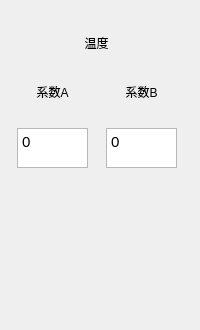
       <widget class="QWidget" name="layoutWidget_5">
        <property name="geometry">
         <rect>
          <x>732</x>
          <y>150</y>
          <width>200</width>
          <height>330</height>
         </rect>
        </property>
        <layout class="QGridLayout" name="gridLayout_11">
         <item row="1" column="0">
          <widget class="QLabel" name="label_58">
           <property name="minimumSize">
            <size>
             <width>71</width>
             <height>23</height>
            </size>
           </property>
           <property name="maximumSize">
            <size>
             <width>51</width>
             <height>23</height>
            </size>
           </property>
           <property name="text">
            <string>系数A</string>
           </property>
           <property name="alignment">
            <set>Qt::AlignCenter</set>
           </property>
           <property name="wordWrap">
            <bool>false</bool>
           </property>
          </widget>
         </item>
         <item row="2" column="1">
          <widget class="QTextBrowser" name="textBrowser_2_x_a_47">
           <property name="minimumSize">
            <size>
             <width>71</width>
             <height>40</height>
            </size>
           </property>
           <property name="maximumSize">
            <size>
             <width>71</width>
             <height>40</height>
            </size>
           </property>
           <property name="font">
            <font>
             <pointsize>11</pointsize>
            </font>
           </property>
           <property name="html">
            <string>&lt;!DOCTYPE HTML PUBLIC &quot;-//W3C//DTD HTML 4.0//EN&quot; &quot;http://www.w3.org/TR/REC-html40/strict.dtd&quot;&gt;
&lt;html&gt;&lt;head&gt;&lt;meta name=&quot;qrichtext&quot; content=&quot;1&quot; /&gt;&lt;style type=&quot;text/css&quot;&gt;
p, li { white-space: pre-wrap; }
&lt;/style&gt;&lt;/head&gt;&lt;body style=&quot; font-family:'SimSun'; font-size:11pt; font-weight:400; font-style:normal;&quot;&gt;
&lt;p style=&quot; margin-top:0px; margin-bottom:0px; margin-left:0px; margin-right:0px; -qt-block-indent:0; text-indent:0px;&quot;&gt;0&lt;/p&gt;&lt;/body&gt;&lt;/html&gt;</string>
           </property>
          </widget>
         </item>
         <item row="1" column="1">
          <widget class="QLabel" name="label_59">
           <property name="minimumSize">
            <size>
             <width>71</width>
             <height>23</height>
            </size>
           </property>
           <property name="maximumSize">
            <size>
             <width>51</width>
             <height>23</height>
            </size>
           </property>
           <property name="text">
            <string>系数B</string>
           </property>
           <property name="alignment">
            <set>Qt::AlignCenter</set>
           </property>
          </widget>
         </item>
         <item row="4" column="1">
          <widget class="QLabel" name="label_4">
           <property name="minimumSize">
            <size>
             <width>77</width>
             <height>40</height>
            </size>
           </property>
           <property name="maximumSize">
            <size>
             <width>77</width>
             <height>40</height>
            </size>
           </property>
           <property name="text">
            <string/>
           </property>
          </widget>
         </item>
         <item row="3" column="1">
          <widget class="QLabel" name="label_5">
           <property name="minimumSize">
            <size>
             <width>77</width>
             <height>40</height>
            </size>
           </property>
           <property name="maximumSize">
            <size>
             <width>77</width>
             <height>40</height>
            </size>
           </property>
           <property name="text">
            <string/>
           </property>
          </widget>
         </item>
         <item row="4" column="0">
          <widget class="QLabel" name="label_3">
           <property name="minimumSize">
            <size>
             <width>77</width>
             <height>40</height>
            </size>
           </property>
           <property name="maximumSize">
            <size>
             <width>77</width>
             <height>40</height>
            </size>
           </property>
           <property name="text">
            <string/>
           </property>
          </widget>
         </item>
         <item row="0" column="0" colspan="2">
          <widget class="QLabel" name="label_57">
           <property name="minimumSize">
            <size>
             <width>159</width>
             <height>23</height>
            </size>
           </property>
           <property name="maximumSize">
            <size>
             <width>148</width>
             <height>25</height>
            </size>
           </property>
           <property name="text">
            <string>温度</string>
           </property>
           <property name="alignment">
            <set>Qt::AlignCenter</set>
           </property>
          </widget>
         </item>
         <item row="3" column="0">
          <widget class="QLabel" name="label_2">
           <property name="minimumSize">
            <size>
             <width>77</width>
             <height>40</height>
            </size>
           </property>
           <property name="maximumSize">
            <size>
             <width>77</width>
             <height>40</height>
            </size>
           </property>
           <property name="text">
            <string/>
           </property>
          </widget>
         </item>
         <item row="2" column="0">
          <widget class="QTextBrowser" name="textBrowser_2_x_a_46">
           <property name="minimumSize">
            <size>
             <width>71</width>
             <height>40</height>
            </size>
           </property>
           <property name="maximumSize">
            <size>
             <width>71</width>
             <height>40</height>
            </size>
           </property>
           <property name="font">
            <font>
             <pointsize>11</pointsize>
            </font>
           </property>
           <property name="html">
            <string>&lt;!DOCTYPE HTML PUBLIC &quot;-//W3C//DTD HTML 4.0//EN&quot; &quot;http://www.w3.org/TR/REC-html40/strict.dtd&quot;&gt;
&lt;html&gt;&lt;head&gt;&lt;meta name=&quot;qrichtext&quot; content=&quot;1&quot; /&gt;&lt;style type=&quot;text/css&quot;&gt;
p, li { white-space: pre-wrap; }
&lt;/style&gt;&lt;/head&gt;&lt;body style=&quot; font-family:'SimSun'; font-size:11pt; font-weight:400; font-style:normal;&quot;&gt;
&lt;p style=&quot; margin-top:0px; margin-bottom:0px; margin-left:0px; margin-right:0px; -qt-block-indent:0; text-indent:0px;&quot;&gt;0&lt;/p&gt;&lt;/body&gt;&lt;/html&gt;</string>
           </property>
          </widget>
         </item>
        </layout>
       </widget>
